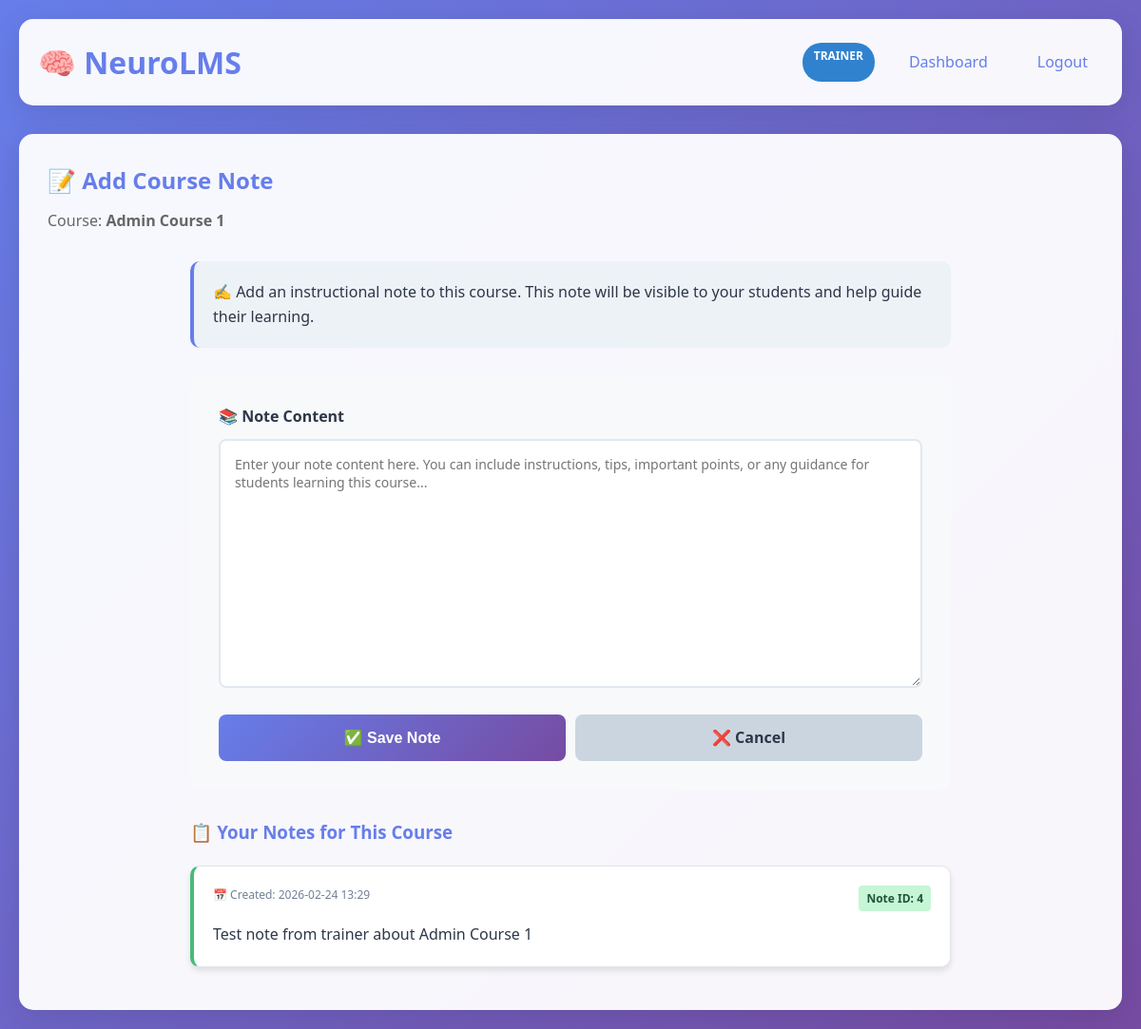
The page /upload_note/10 (signed in) on the database its author committed.
### app.py (models this page shows)
class Course(db.Model):
    id = db.Column(db.Integer, primary_key=True)
    title = db.Column(db.String(200))
    description = db.Column(db.String(500))
    created_by = db.Column(db.Integer)

class Note(db.Model):
    id = db.Column(db.Integer, primary_key=True)
    course_id = db.Column(db.Integer, db.ForeignKey('course.id'), nullable=False)
    trainer_id = db.Column(db.Integer, db.ForeignKey('user.id'), nullable=False)
    content = db.Column(db.Text, nullable=False)
    created_at = db.Column(db.DateTime, default=datetime.utcnow)
    updated_at = db.Column(db.DateTime, default=datetime.utcnow, onupdate=datetime.utcnow)
    course = db.relationship('Course', backref='notes')
    trainer = db.relationship('User', backref='notes', foreign_keys=[trainer_id])

### app.py (the view, shortened to what this page needs)
@app.route("/upload_note/<int:course_id>", methods=["GET", "POST"])
def upload_note(course_id):
    if session.get("role") != "trainer":
        return "Unauthorized Access"
    course = Course.query.get(course_id)
    if not course:
        return "Course not found"
    existing_notes = Note.query.filter_by(
        course_id=course_id,
        trainer_id=session["user_id"]
    ).all()
    return render_template(
        "upload_note.html",
        course=course,
        existing_notes=existing_notes,
        session=session
    )

### templates/upload_note.html (shortened to what this page needs)
{% extends "base.html" %}
{% block content %}
<h2 style="color: #667eea; margin-bottom: 10px;">📝 Add Course Note</h2>
<div style="color: #666; margin-bottom: 30px;">Course: <strong>{{ course.title }}</strong></div>
<div style="max-width: 800px; margin: 0 auto;">
    <div class="card" style="background: #edf2f7; border-left: 4px solid #667eea; margin-bottom: 30px;">
        <p style="color: #2d3748; margin: 0;">
            ✍️ Add an instructional note to this course. This note will be visible to your students and help guide their learning.
        </p>
    </div>
    <form method="POST" style="background: #f8f9fa; padding: 30px; border-radius: 10px; margin-bottom: 30px;">
        <div class="form-group">
            <label for="content" style="display: block; font-weight: 600; color: #2d3748; margin-bottom: 10px;">
                📚 Note Content
            </label>
            <textarea
                id="content"
                name="content"
                rows="12"
                required
                placeholder="Enter your note content here. You can include instructions, tips, important points, or any guidance for students learning this course..."
                style="width: 100%; padding: 15px; border: 2px solid #e2e8f0; border-radius: 8px; font-family: inherit; font-size: 14px; resize: vertical;"
            ></textarea>
        </div>
        <div style="display: flex; gap: 10px;">
            <button type="submit" class="btn" style="flex: 1;">
                ✅ Save Note
            </button>
            <a href="/dashboard" style="flex: 1; background: #cbd5e0; color: #2d3748; text-decoration: none; padding: 12px 24px; border-radius: 8px; font-weight: 600; text-align: center; transition: background 0.3s ease;">
                ❌ Cancel
            </a>
        </div>
    </form>
    {% if existing_notes %}
    <div>
        <h3 style="color: #667eea; margin-bottom: 20px;">📋 Your Notes for This Course</h3>
        {% for note in existing_notes %}
        <div class="course-card" style="border-left: 4px solid #48bb78; margin-bottom: 15px;">
            <div style="display: flex; justify-content: space-between; align-items: start; margin-bottom: 12px;">
                <div style="flex: 1;">
                    <div style="font-size: 12px; color: #718096;">
                        📅 Created: {{ note.created_at.strftime('%Y-%m-%d %H:%M') }}
                    </div>
                </div>
                <span style="background: #c6f6d5; color: #22543d; padding: 4px 8px; border-radius: 4px; font-size: 12px; font-weight: bold;">
                    Note ID: {{ note.id }}
                </span>
            </div>
            <div style="white-space: pre-wrap; word-break: break-word; color: #2d3748;">{{ note.content }}</div>
        </div>
        {% endfor %}
    </div>
    {% else %}
    <div class="card" style="background: #fef3f3; border-left: 4px solid #f6ad55; text-align: center;">
        <p style="color: #c05621; margin: 0;">
            ℹ️ No notes yet for this course. Create your first note above!
        </p>
    </div>
    {% endif %}
</div>
{% endblock %}

### templates/base.html (style rules this page uses)
* { margin: 0; padding: 0; box-sizing: border-box; }
body { font-family: 'Segoe UI', Tahoma, Geneva, Verdana, sans-serif; line-height: 1.6; color: #333; background: linear-gradient(135deg, #667eea 0%, #764ba2 100%); min-height: 100vh; }
.form-group { margin-bottom: 20px; }
.form-group label { display: block; margin-bottom: 5px; font-weight: 600; color: #555; }
.btn { background: linear-gradient(135deg, #667eea 0%, #764ba2 100%); color: white; border: none; padding: 12px 24px; border-radius: 8px; font-size: 16px; font-weight: 600; cursor: pointer; transition: transform 0.2s ease; width: 100%; }
.card { background: #f8f9fa; border-radius: 10px; padding: 20px; margin-bottom: 20px; border-left: 4px solid #667eea; }
.course-card { background: white; border-radius: 10px; padding: 20px; margin-bottom: 20px; box-shadow: 0 4px 6px rgba(0, 0, 0, 0.1); border: 1px solid #e1e5e9; }

### rows shown on the page
Course: title "Admin Course 1"
Note: created_at "2026-02-24 13:29", id "4", content "Test note from trainer about Admin Course 1"

### other values the page prints
{{ session.role }} "TRAINER"
